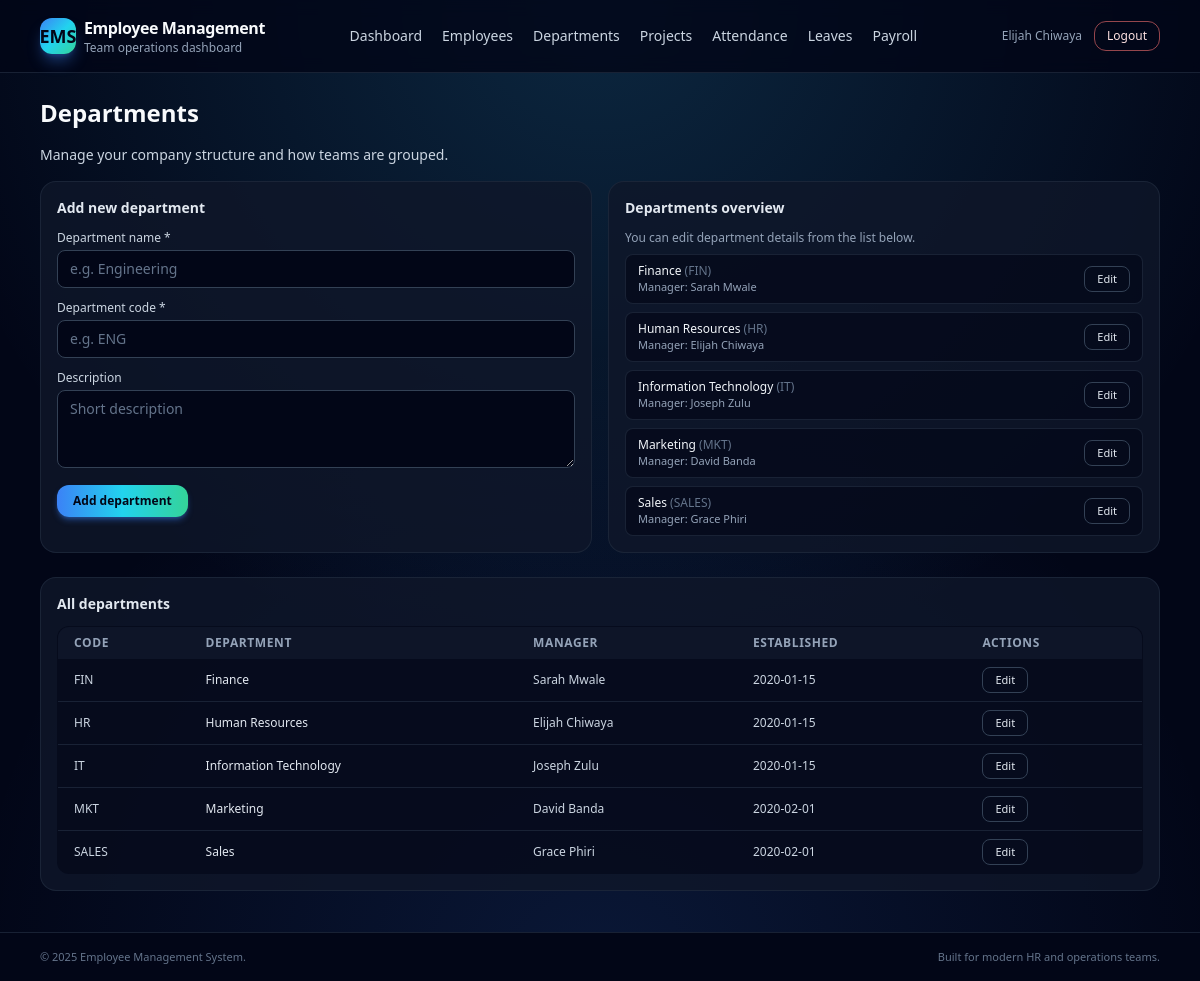
Screenshot of /departments.php (signed in) with the database file from the repository.
### tables this page shows
CREATE TABLE `departments` (
  `department_id` int(11) NOT NULL,
  `department_name` varchar(100) NOT NULL,
  `department_code` varchar(10) NOT NULL,
  `manager_id` int(11) DEFAULT NULL,
  `budget` decimal(15,2) DEFAULT 0.00,
  `established_date` date DEFAULT NULL,
  `description` text DEFAULT NULL,
  `created_at` timestamp NOT NULL DEFAULT current_timestamp(),
  `updated_at` timestamp NOT NULL DEFAULT current_timestamp() ON UPDATE current_timestamp()
);

### functions.php (called while the page is built, shortened)
<?php
function has_role($roles) {
    return in_array($_SESSION['role'], (array)$roles);
}
function h($string) {
    return htmlspecialchars($string, ENT_QUOTES, 'UTF-8');
}

### departments.php (the view, shortened to what this page needs)
<?php
require_once 'header.php';
require_once 'db.php';
$departments = $pdo->query("SELECT d.*, CONCAT(e.first_name, ' ', e.last_name) as manager_name
                           FROM departments d
                           LEFT JOIN employees e ON d.manager_id = e.employee_id
                           ORDER BY d.department_name")
                  ->fetchAll();
?>
<h2 class="text-2xl font-semibold mb-4">Departments</h2>
<p class="text-sm text-slate-300 mb-4">Manage your company structure and how teams are grouped.</p>
<div class="grid md:grid-cols-2 gap-4 mb-6">
  <div class="rounded-2xl border border-slate-800/80 bg-slate-900/80 p-4 text-sm text-slate-200">
    <h3 class="text-sm font-semibold mb-3">Add new department</h3>
    <form method="post" class="space-y-3">
      <div>
        <label for="department_name" class="block mb-1 text-slate-300 text-xs font-medium">Department name *</label>
        <input id="department_name" type="text" name="department_name" required
               class="w-full rounded-lg border border-slate-700 bg-slate-950 px-3 py-2 text-sm text-slate-50 placeholder:text-slate-500 focus:outline-none focus:ring-2 focus:ring-cyan-400 focus:border-transparent"
               placeholder="e.g. Engineering" />
      </div>
      <div>
        <label for="department_code" class="block mb-1 text-slate-300 text-xs font-medium">Department code *</label>
        <input id="department_code" type="text" name="department_code" required maxlength="10"
               class="w-full rounded-lg border border-slate-700 bg-slate-950 px-3 py-2 text-sm text-slate-50 placeholder:text-slate-500 focus:outline-none focus:ring-2 focus:ring-cyan-400 focus:border-transparent"
               placeholder="e.g. ENG" />
      </div>
      <div>
        <label for="description" class="block mb-1 text-slate-300 text-xs font-medium">Description</label>
        <textarea id="description" name="description" rows="3"
                  class="w-full rounded-lg border border-slate-700 bg-slate-950 px-3 py-2 text-sm text-slate-50 placeholder:text-slate-500 focus:outline-none focus:ring-2 focus:ring-cyan-400 focus:border-transparent"
                  placeholder="Short description"></textarea>
      </div>
      <button type="submit" name="add_department"
              class="inline-flex items-center justify-center rounded-xl bg-gradient-to-r from-blue-500 via-cyan-400 to-emerald-400 px-4 py-2 text-xs font-semibold text-slate-950 shadow-md shadow-blue-500/40 hover:shadow-blue-400/60 hover:translate-y-[1px] transition-all">
        Add department
      </button>
    </form>
  </div>
  <div class="rounded-2xl border border-slate-800/80 bg-slate-900/80 p-4 text-sm text-slate-200">
    <h3 class="text-sm font-semibold mb-3">Departments overview</h3>
    <p class="text-xs text-slate-400 mb-2">You can edit department details from the list below.</p>
    <?php if (!$departments): ?>
      <p class="text-xs text-slate-400">No departments found yet.</p>
    <?php else: ?>
      <ul class="space-y-2 text-xs">
        <?php foreach ($departments as $dept): ?>
          <li class="flex items-center justify-between border border-slate-800/80 rounded-lg px-3 py-2 bg-slate-950/60">
            <div>
              <div class="font-medium text-slate-100"><?= h($dept['department_name']) ?> <span class="text-slate-500">(<?= h($dept['department_code']) ?>)</span></div>
              <div class="text-[11px] text-slate-400">Manager: <?= h($dept['manager_name'] ?? 'Not assigned') ?></div>
            </div>
            <a href="<?= BASE_PATH ?>/actions/department_edit.php?id=<?= (int)$dept['department_id'] ?>"
               class="inline-flex items-center rounded-lg border border-slate-700 px-3 py-1 text-[11px] text-slate-200 hover:border-slate-400 hover:text-white transition-colors">
              Edit
            </a>
          </li>
        <?php endforeach; ?>
      </ul>
    <?php endif; ?>
  </div>
</div>
<div class="rounded-2xl border border-slate-800/80 bg-slate-900/80 p-4 text-sm text-slate-200">
  <h3 class="text-sm font-semibold mb-3">All departments</h3>
  <div class="overflow-x-auto">
    <table class="min-w-full text-xs text-left border border-slate-800/80 bg-slate-950/60 rounded-xl overflow-hidden">
      <thead class="bg-slate-900/90">
        <tr>
          <th class="px-4 py-2 font-semibold text-slate-400 uppercase tracking-wider">Code</th>
          <th class="px-4 py-2 font-semibold text-slate-400 uppercase tracking-wider">Department</th>
          <th class="px-4 py-2 font-semibold text-slate-400 uppercase tracking-wider">Manager</th>
          <th class="px-4 py-2 font-semibold text-slate-400 uppercase tracking-wider">Established</th>
          <th class="px-4 py-2 font-semibold text-slate-400 uppercase tracking-wider">Actions</th>
        </tr>
      </thead>
      <tbody class="divide-y divide-slate-800/80">
        <?php if (!$departments): ?>
          <tr>
            <td colspan="5" class="px-4 py-3 text-center text-slate-400">No departments found.</td>
          </tr>
        <?php else: ?>
          <?php foreach ($departments as $dept): ?>
          <tr class="hover:bg-slate-900/80 transition-colors">
            <td class="px-4 py-2 text-slate-300"><?= h($dept['department_code']) ?></td>
            <td class="px-4 py-2 text-slate-200"><?= h($dept['department_name']) ?></td>
            <td class="px-4 py-2 text-slate-300"><?= h($dept['manager_name'] ?? 'Not assigned') ?></td>
            <td class="px-4 py-2 text-slate-300"><?= h($dept['established_date'] ?? 'N/A') ?></td>
            <td class="px-4 py-2">
              <a href="<?= BASE_PATH ?>/actions/department_edit.php?id=<?= (int)$dept['department_id'] ?>"
                 class="inline-flex items-center rounded-lg border border-slate-700 px-3 py-1 text-[11px] text-slate-200 hover:border-slate-400 hover:text-white transition-colors">
                Edit
              </a>
            </td>
          </tr>
          <?php endforeach; ?>
        <?php endif; ?>
      </tbody>
    </table>
  </div>
</div>
<?php require_once 'footer.php'; ?>

### header.php (shortened to what this page needs)
<?php
require_once 'functions.php';
?>
<!DOCTYPE html>
<html lang="en">
<head>
  <script src="https://cdn.tailwindcss.com"></script>
  <link rel="stylesheet" href="<?= BASE_PATH ?>/style.css">
</head>
<body class="bg-slate-950 text-slate-50 font-sans">
  <div class="min-h-screen flex flex-col bg-[radial-gradient(circle_at_top,_rgba(56,189,248,0.18),_transparent_60%),_radial-gradient(circle_at_bottom,_rgba(59,130,246,0.14),_transparent_55%)]">
    <header class="border-b border-slate-800/80 bg-slate-950/80 backdrop-blur">
      <div class="max-w-6xl mx-auto px-4 py-4 flex items-center justify-between">
        <div class="flex items-center gap-2">
          <div class="h-9 w-9 rounded-xl bg-gradient-to-br from-blue-500 via-cyan-400 to-emerald-400 flex items-center justify-center text-slate-950 font-bold text-lg shadow-lg shadow-blue-500/40">
            EMS
          </div>
          <div>
            <div class="font-semibold tracking-tight">Employee Management</div>
            <div class="text-xs text-slate-400">Team operations dashboard</div>
          </div>
        </div>
        <nav class="hidden md:flex items-center gap-5 text-sm text-slate-300">
          <a href="<?= BASE_PATH ?>/dashboard.php" class="hover:text-white transition-colors">Dashboard</a>
          <?php if (has_role(['Admin', 'Manager'])): ?>
            <a href="<?= BASE_PATH ?>/employees.php" class="hover:text-white transition-colors">Employees</a>
            <a href="<?= BASE_PATH ?>/departments.php" class="hover:text-white transition-colors">Departments</a>
            <a href="<?= BASE_PATH ?>/projects.php" class="hover:text-white transition-colors">Projects</a>
          <?php endif; ?>
          <a href="<?= BASE_PATH ?>/attendance.php" class="hover:text-white transition-colors">Attendance</a>
          <a href="<?= BASE_PATH ?>/leaves.php" class="hover:text-white transition-colors">Leaves</a>
          <a href="<?= BASE_PATH ?>/payroll.php" class="hover:text-white transition-colors">Payroll</a>
        </nav>
        <div class="flex items-center gap-3">
          <span class="hidden sm:inline-flex items-center text-xs text-slate-400">
            <?= h($_SESSION['name'] ?? '') ?>
          </span>
          <a href="<?= BASE_PATH ?>/logout.php" class="inline-flex items-center gap-2 px-3 py-1.5 rounded-xl border border-red-400/60 text-xs text-red-100 hover:bg-red-500/10 transition-colors">
            Logout
          </a>
        </div>
      </div>
    </header>
    <main class="flex-1">
      <div class="max-w-6xl mx-auto mt-6 px-4 pb-10">

### footer.php
  </div>
  </main>
  <footer class="border-t border-slate-800/80 bg-slate-950 text-[11px] text-slate-500">
    <div class="max-w-6xl mx-auto px-4 py-4 flex flex-col sm:flex-row gap-2 items-center justify-between">
      <span>&copy; <?= date('Y') ?> Employee Management System.</span>
      <span class="text-slate-500">Built for modern HR and operations teams.</span>
    </div>
  </footer>
</div>
</body>
</html>

### rows the page displays
departments: department_name "Finance", department_code "FIN", manager_name "Sarah Mwale", established_date "2020-01-15"
departments: department_name "Human Resources", department_code "HR", manager_name "Elijah Chiwaya", established_date "2020-01-15"
departments: department_name "Information Technology", department_code "IT", manager_name "Joseph Zulu", established_date "2020-01-15"
departments: department_name "Marketing", department_code "MKT", manager_name "David Banda", established_date "2020-02-01"
departments: department_name "Sales", department_code "SALES", manager_name "Grace Phiri", established_date "2020-02-01"

### other values shown
$_SESSION['name'] "Elijah Chiwaya"
